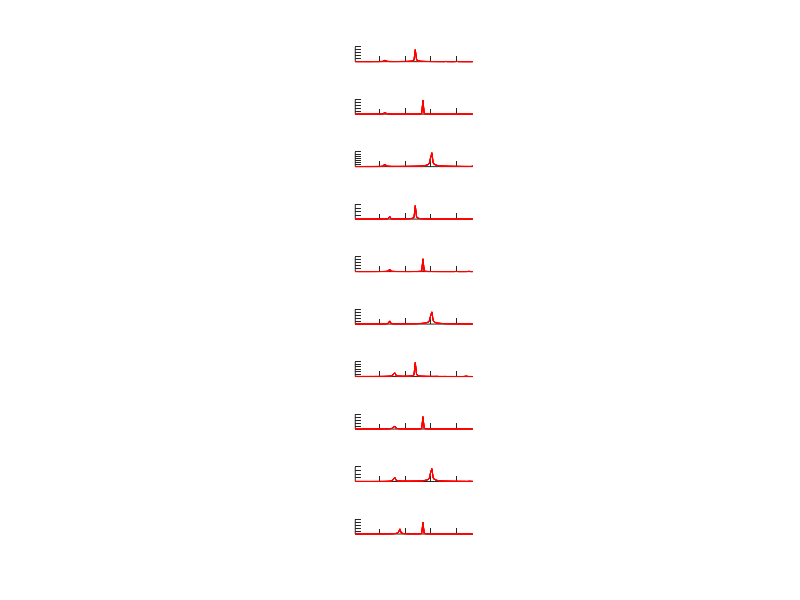
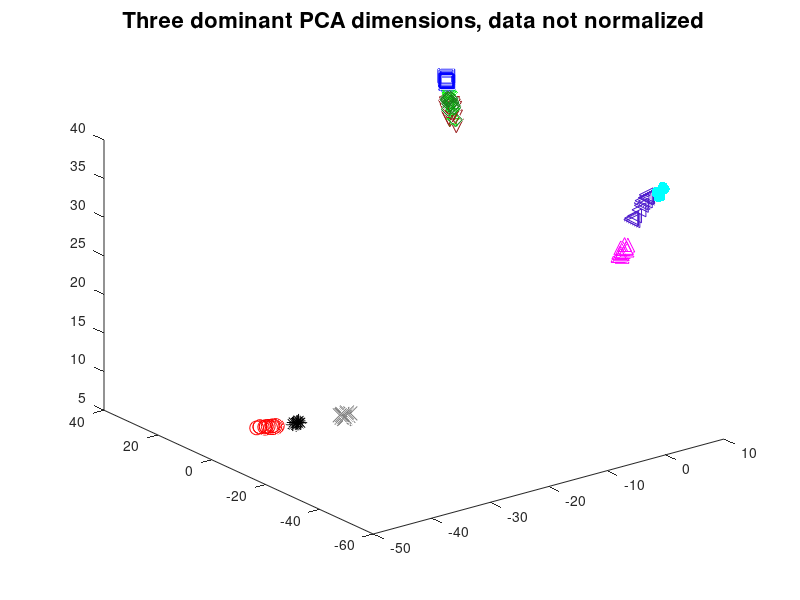
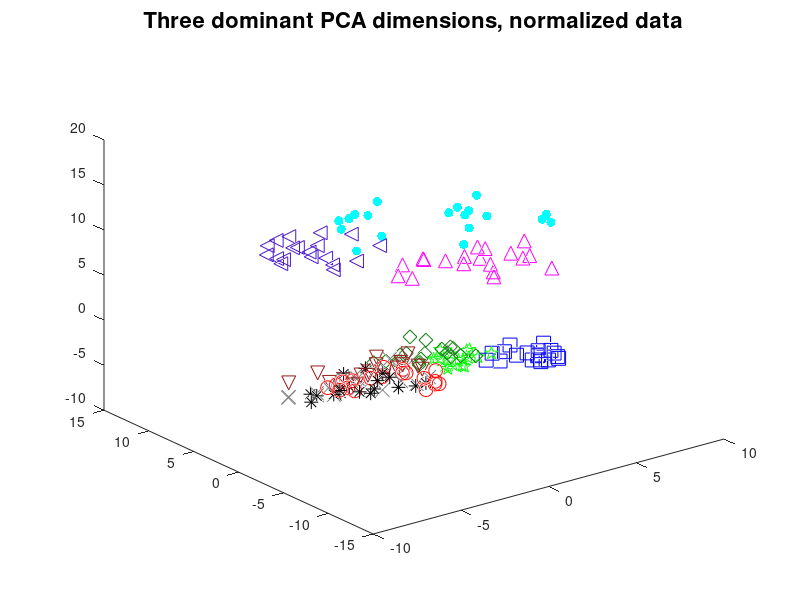
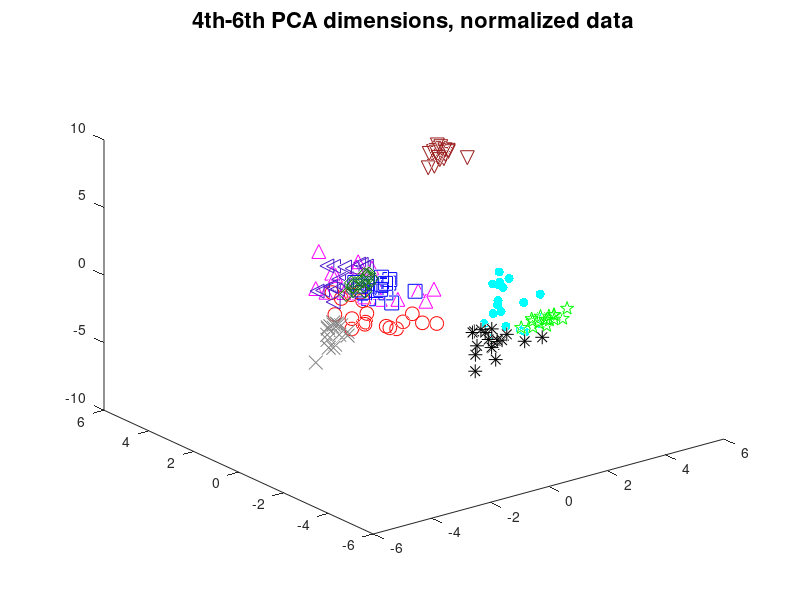

Write the MATLAB code that produced these figures, in order.
% Apply Principal Component Analysis (PCA) to dial tone data
%
% Samuli Siltanen February 2021

% Graphical parameters
fsize = 16;
msize = 20;
msize2 = 10;

% Load data that was prepared in the routine DialSoundFFT_dataprepareC.m
load data/tensounds_matrices s1mat s2mat s3mat s4mat s5mat s6mat s7mat s8mat s9mat s0mat sf N K

% Build a matrix containing samples of training data as columns
Ntrain = 5; % How many samples of each dial tone to use
X = [s1mat(:,1:Ntrain),s2mat(:,1:Ntrain),s3mat(:,1:Ntrain),s4mat(:,1:Ntrain),s5mat(:,1:Ntrain),s6mat(:,1:Ntrain),s7mat(:,1:Ntrain),s8mat(:,1:Ntrain),s9mat(:,1:Ntrain),s0mat(:,1:Ntrain)];

% Build a big matrix containing samples of all the data as columns
Xall = [s1mat,s2mat,s3mat,s4mat,s5mat,s6mat,s7mat,s8mat,s9mat,s0mat];


%% Calculate FFTs

% Fast Fourier transform applied to columns, with appropriate fftshift
% placing zero frequency to the middle of the vector
FX = fftshift(fft(X),1);
FXall = fftshift(fft(Xall),1);

% Crop the FFTs to the part where the information is. This is a kind of
% dimension reduction. Due to symmetry with respect to the middle of the
% vector, we only take elements from the second half of the vector. 
ind1 = round(.505*size(FX,1));
ind2 = round(.55*size(FX,1));
FX = FX(ind1:ind2,:);
FXall = FXall(ind1:ind2,:);

% Take absolute value of the complex-valued FFTs
FX = abs(FX);
len = size(FX,1);
FXall = abs(FXall);

% Look at the FFTs. Note the seven spike locations at the frequencies used
% in the dial tone system (see https://onlinetonegenerator.com/dtmf.html)
figure(1)
clf
for iii = 1:10
    subplot(10,1,iii)
    plot(FX(:,(iii-1)*Ntrain+[1:Ntrain]),'r')
    xlim([1 len])
    set(gca,'xticklabel',{})
    set(gca,'yticklabel',{})
    box off
    pbaspect([8 1 1])
end

% figure(2)
% clf
% plot(FX(:,1:Ntrain),'r')
% hold on
% plot(FX(:,Ntrain+[1:Ntrain]),'b')
% plot(FX(:,2*Ntrain+[1:Ntrain]),'k')
% plot(FX(:,3*Ntrain+[1:Ntrain]),'g')


%% Compute Principal Component Analysis with and without normalization

% Calculate the eigenvalues and eigenvectors of the *non-normalized* data
% covariance matrix S
S = FX*FX.';
S = S/size(FX,2);
[V,D] = eig(S);

% Normalize training data so that it becomes zero-mean and unit-variance
dataMEAN = mean(FX.').';
FX2 = FX-repmat(dataMEAN,1,size(FX,2));
dataSTD = std(FX2.').';
FX2 = FX2./repmat(dataSTD,1,size(FX2,2));

% Calculate the eigenvalues and eigenvectors of the normalized data
% covariance matrix S2
S2 = FX2*FX2.';
S2 = S2/size(FX2,2);
[V2,D2] = eig(S2);

% Normalize the full data matrix, so we can test how PCA maps data vectors
% that were not used in the computation of the principal components
FXall2 = FXall-repmat(dataMEAN,1,size(FXall,2));
FXall2 = FXall2./repmat(dataSTD,1,size(FXall2,2));


%% Dimension reduction, version 1: Three most dominant dimensions

% Pick three most dominant eigenvectors (non-normalized PCA)
B = V(:,(end-2):end);

% Project the data onto the subspace spanned by the dominant eigenvectors
tmp1 = B.'*FXall;

figure(10)
clf
plot3(tmp1(1,1:K),tmp1(2,1:K),tmp1(3,1:K),'ro','markersize',msize2)
hold on 
plot3(tmp1(1,K+[1:K]),tmp1(2,K+[1:K]),tmp1(3,K+[1:K]),'bs','markersize',msize2)
hold on 
plot3(tmp1(1,2*K+[1:K]),tmp1(2,2*K+[1:K]),tmp1(3,2*K+[1:K]),'m^','markersize',msize2)
plot3(tmp1(1,3*K+[1:K]),tmp1(2,3*K+[1:K]),tmp1(3,3*K+[1:K]),'k*','markersize',msize2)
plot3(tmp1(1,4*K+[1:K]),tmp1(2,4*K+[1:K]),tmp1(3,4*K+[1:K]),'gp','markersize',msize2)
plot3(tmp1(1,5*K+[1:K]),tmp1(2,5*K+[1:K]),tmp1(3,5*K+[1:K]),'c.','markersize',msize)
p6 = plot3(tmp1(1,6*K+[1:K]),tmp1(2,6*K+[1:K]),tmp1(3,6*K+[1:K]),'cx','markersize',msize2);
set(p6,'color',[.5 .5 .5])
p7 = plot3(tmp1(1,7*K+[1:K]),tmp1(2,7*K+[1:K]),tmp1(3,7*K+[1:K]),'cd','markersize',msize2);
set(p7,'color',[.1 .5 .1])
p8 = plot3(tmp1(1,8*K+[1:K]),tmp1(2,8*K+[1:K]),tmp1(3,8*K+[1:K]),'c<','markersize',msize2);
set(p8,'color',[.3 .1 .8])
p9 = plot3(tmp1(1,9*K+[1:K]),tmp1(2,9*K+[1:K]),tmp1(3,9*K+[1:K]),'cv','markersize',msize2);
set(p9,'color',[.6 .1 .1])
title('Three dominant PCA dimensions, data not normalized','fontsize',fsize)

% Pick three most dominant eigenvectors from normalized PCA
B2 = V2(:,(end-2):end);

% Project the normalized data onto the subspace spanned by the dominant eigenvectors
tmp2 = B2.'*FXall2;

figure(11)
clf
plot3(tmp2(1,1:K),tmp2(2,1:K),tmp2(3,1:K),'ro','markersize',msize2)
hold on 
plot3(tmp2(1,K+[1:K]),tmp2(2,K+[1:K]),tmp2(3,K+[1:K]),'bs','markersize',msize2)
hold on 
plot3(tmp2(1,2*K+[1:K]),tmp2(2,2*K+[1:K]),tmp2(3,2*K+[1:K]),'m^','markersize',msize2)
plot3(tmp2(1,3*K+[1:K]),tmp2(2,3*K+[1:K]),tmp2(3,3*K+[1:K]),'k*','markersize',msize2)
plot3(tmp2(1,4*K+[1:K]),tmp2(2,4*K+[1:K]),tmp2(3,4*K+[1:K]),'gp','markersize',msize2)
plot3(tmp2(1,5*K+[1:K]),tmp2(2,5*K+[1:K]),tmp2(3,5*K+[1:K]),'c.','markersize',msize)
p6 = plot3(tmp2(1,6*K+[1:K]),tmp2(2,6*K+[1:K]),tmp2(3,6*K+[1:K]),'cx','markersize',msize2);
set(p6,'color',[.5 .5 .5])
p7 = plot3(tmp2(1,7*K+[1:K]),tmp2(2,7*K+[1:K]),tmp2(3,7*K+[1:K]),'cd','markersize',msize2);
set(p7,'color',[.1 .5 .1])
p8 = plot3(tmp2(1,8*K+[1:K]),tmp2(2,8*K+[1:K]),tmp2(3,8*K+[1:K]),'c<','markersize',msize2);
set(p8,'color',[.3 .1 .8])
p9 = plot3(tmp2(1,9*K+[1:K]),tmp2(2,9*K+[1:K]),tmp2(3,9*K+[1:K]),'cv','markersize',msize2);
set(p9,'color',[.6 .1 .1])
title('Three dominant PCA dimensions, normalized data','fontsize',fsize)



%% Dimension reduction: fourth and fifth dominant directions for non-normalized data

% B3 = V(:,(end-4):(end-3));
% tmp3 = B3.'*FXall;
% 
% figure(13)
% clf
% hold on 
% plot(tmp3(1,K+[1:K]),tmp3(2,K+[1:K]),'b.','markersize',msize)
% plot(tmp3(1,4*K+[1:K]),tmp3(2,4*K+[1:K]),'g.','markersize',msize)
% p7 = plot(tmp3(1,7*K+[1:K]),tmp3(2,7*K+[1:K]),'c.','markersize',msize);
% set(p7,'color',[.1 .5 .1])
% p9 = plot(tmp3(1,9*K+[1:K]),tmp3(2,9*K+[1:K]),'c.','markersize',msize);
% set(p9,'color',[.6 .1 .1])
% title('4th and 5th PCA dimensions, data not normalized','fontsize',fsize)



%% Dimension reduction: fourth, fifth and sixth dominant directions for normalized data


B4 = V2(:,(end-5):(end-3));
tmp4 = B4.'*FXall2;

figure(14)
clf
plot3(tmp4(1,1:K),tmp4(2,1:K),tmp4(3,1:K),'ro','markersize',msize2)
hold on 
plot3(tmp4(1,K+[1:K]),tmp4(2,K+[1:K]),tmp4(3,K+[1:K]),'bs','markersize',msize2)
hold on 
plot3(tmp4(1,2*K+[1:K]),tmp4(2,2*K+[1:K]),tmp4(3,2*K+[1:K]),'m^','markersize',msize2)
plot3(tmp4(1,3*K+[1:K]),tmp4(2,3*K+[1:K]),tmp4(3,3*K+[1:K]),'k*','markersize',msize2)
plot3(tmp4(1,4*K+[1:K]),tmp4(2,4*K+[1:K]),tmp4(3,4*K+[1:K]),'gp','markersize',msize2)
plot3(tmp4(1,5*K+[1:K]),tmp4(2,5*K+[1:K]),tmp4(3,5*K+[1:K]),'c.','markersize',msize)
p6 = plot3(tmp4(1,6*K+[1:K]),tmp4(2,6*K+[1:K]),tmp4(3,6*K+[1:K]),'cx','markersize',msize2);
set(p6,'color',[.5 .5 .5])
p7 = plot3(tmp4(1,7*K+[1:K]),tmp4(2,7*K+[1:K]),tmp4(3,7*K+[1:K]),'cd','markersize',msize2);
set(p7,'color',[.1 .5 .1])
p8 = plot3(tmp4(1,8*K+[1:K]),tmp4(2,8*K+[1:K]),tmp4(3,8*K+[1:K]),'c<','markersize',msize2);
set(p8,'color',[.3 .1 .8])
p9 = plot3(tmp4(1,9*K+[1:K]),tmp4(2,9*K+[1:K]),tmp4(3,9*K+[1:K]),'cv','markersize',msize2);
set(p9,'color',[.6 .1 .1])
title('4th-6th PCA dimensions, normalized data','fontsize',fsize)




